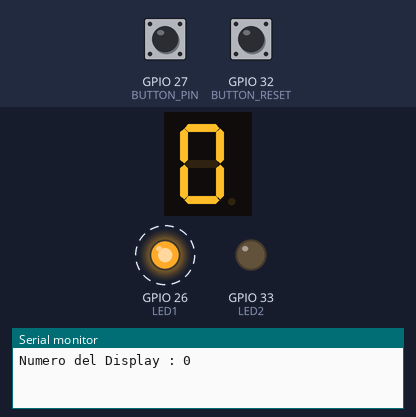
Simulated run of this sketch. Board: ESP32. Parts: 1-digit seven-segment display, output pins drawn as LEDs (lit = HIGH), the last lines printed to the serial monitor. Wiring (inferred from the names in the program): 1-digit 7-segment display, segments lit when HIGH: segments GPIO 2, GPIO 4, GPIO 5, GPIO 18, GPIO 19, GPIO 21, GPIO 22. Dashed ring = blinking. Inputs (shaded band) come from the test bench; at power-on: GPIO 27 (BUTTON_PIN) HIGH, GPIO 32 (BUTTON_RESET) HIGH. The segment pins are drawn as the display they are named for; pins used as bus, display or sensor lines are not drawn.

Above: at 0.87 s.
1.3 s: GPIO 27 (BUTTON_PIN) pulled LOW for 0.15 s
At 1.89 s:
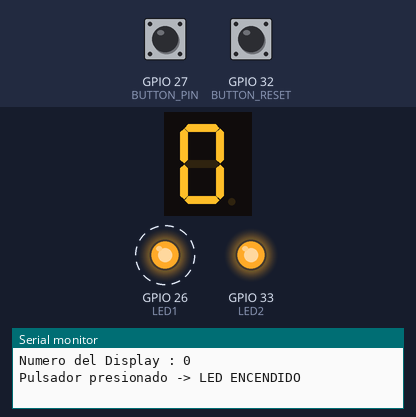
2.0 s: GPIO 32 (BUTTON_RESET) pulled LOW for 0.15 s
At 2.62 s:
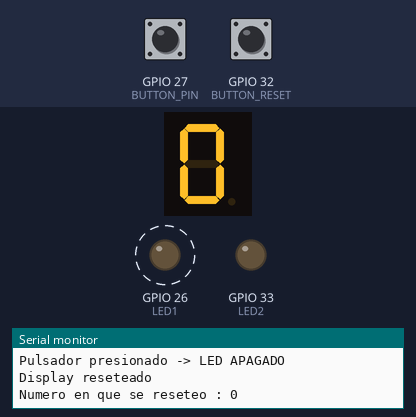
2.7 s: GPIO 27 (BUTTON_PIN) pulled LOW for 1 s
At 4.12 s:
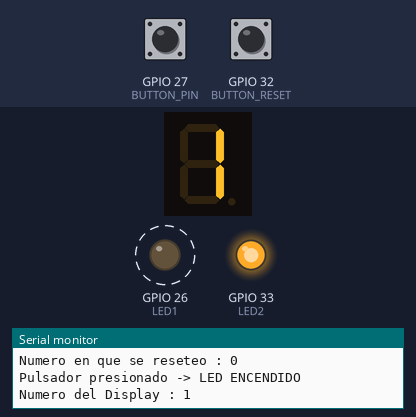
4.3 s: GPIO 32 (BUTTON_RESET) pulled LOW for 1 s
At 4.87 s:
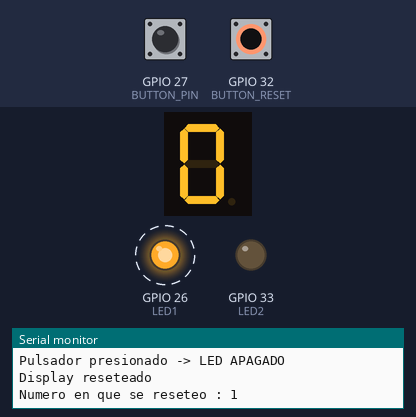
Timing chart, 0 to 6.9 s (numbered marks = the images above; inputs shaded):
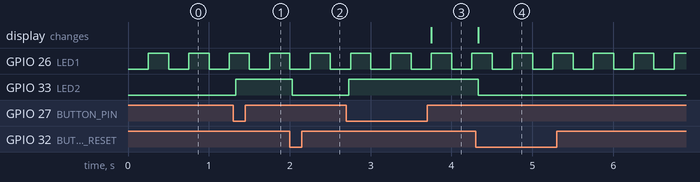

Measured:
- after the input at 1.3 s, GPIO 33 (LED2): LOW → HIGH at once
- after the input at 2.0 s, GPIO 33 (LED2): HIGH → LOW at once
- after the input at 2.7 s, GPIO 33 (LED2): LOW → HIGH at once; the display: changes after 1.1 s (image 3)
- after the input at 4.3 s, GPIO 33 (LED2): HIGH → LOW at once
- by itself, GPIO 26 (LED1): alternates HIGH for 0.25 s and LOW for 0.25 s

The sketch:

sketch_LAB1.ino
```cpp
constexpr uint8_t LED1 = 26;
constexpr uint8_t LED2 = 33;
constexpr uint8_t BUTTON_PIN = 27;
constexpr uint8_t BUTTON_RESET = 32;
int segmentos[] = {2, 4, 5, 18, 19, 21, 22};


const unsigned long debounceDelay = 30; // Tiempo de estabilización en ms
bool Gobalstate = false;


// Tiempo de estabilización en ms
bool buttonPressedEvent = false;
bool reset = false;
bool ConteoDisplay = true;

int contador = 0; // Contador en el Display
int Contadordereseteo = 0;

//        a  b  c  d  e  f  g
byte numeros[10][7] = {
  {1, 1, 1, 1, 1, 1, 0}, // 0
  {0, 1, 1, 0, 0, 0, 0}, // 1
  {1, 1, 0, 1, 1, 0, 1}, // 2
  {1, 1, 1, 1, 0, 0, 1}, // 3
  {0, 1, 1, 0, 0, 1, 1}, // 4
  {1, 0, 1, 1, 0, 1, 1}, // 5
  {1, 0, 1, 1, 1, 1, 1}, // 6
  {1, 1, 1, 0, 0, 0, 0}, // 7
  {1, 1, 1, 1, 1, 1, 1}, // 8
  {1, 1, 1, 1, 0, 1, 1}  // 9
};

void LED_Blinking();
void updateButton();
void reportStateChanges();
void updateCounter();
void updateDisplay();


void setup() {
  Serial.begin(115200);

  pinMode(LED1, OUTPUT);
  pinMode(LED2, OUTPUT);
  pinMode(BUTTON_PIN, INPUT_PULLUP);
  pinMode(BUTTON_RESET, INPUT_PULLUP);

  for (int i = 0; i < 7; i++) {
    pinMode(segmentos[i], OUTPUT);
  }
}

void loop() {
  LED_Blinking();
  updateButton();
  reportStateChanges();
  updateCounter();
  updateDisplay();
}

void LED_Blinking(){
  static unsigned long PreviousTime= 0; // Guarda el último instante en que cambió el LED
  const long Interval = 250;      // Intervalo de parpadeo en milisegundos
  unsigned long Now = millis();

  static bool State_LED = LOW;              // Estado actual del LED


  if (Now - PreviousTime >= Interval){
    PreviousTime = Now;
    State_LED = !State_LED;
    digitalWrite(LED1,State_LED);
  }

}
void updateButton(){
  // Variables de estado y anti-rebote locales (persistentes)
  static bool lastRawReading  = HIGH;      // Última lectura cruda (sin filtrar)
  static bool lastButtonState = HIGH;    // Última lectura estable del pulsador (HIGH = no presionado)
  static unsigned long lastDebounceTime = 0; //último cambio detectado

  const unsigned long now = millis();
  bool rawReading = digitalRead(BUTTON_PIN);

  // Si la lectura cruda cambió, reinicia el temporizador de anti-rebote
  if (rawReading != lastRawReading) {
    lastDebounceTime = now;
    lastRawReading = rawReading; // Guarda el estado actual para la siguiente comparación
  }

  // Si ya pasó el tiempo de estabilización, se considera lectura válida
  if ((now - lastDebounceTime) > debounceDelay) {

    // Solo actuar si el estado estable realmente cambió
    if (rawReading != lastButtonState) {
      lastButtonState = rawReading;

      // Con pull-up: LOW = pulsador presionado
      if (lastButtonState == LOW) {
        Gobalstate =!Gobalstate;
        digitalWrite(LED2, Gobalstate);

        // bandera para evitar llamar la funcion aqui
        buttonPressedEvent = true;
      }
    }
  }
}
void reportStateChanges(){
  if(buttonPressedEvent == true){
  Serial.print("Pulsador presionado -> LED ");
  Serial.println(Gobalstate ? "ENCENDIDO" : "APAGADO");

  if (Gobalstate == LOW && reset == true ){
      Serial.println("Display reseteado");
      Serial.print("Numero en que se reseteo : ");
      Serial.println(Contadordereseteo);
      reset = false;

  }
  buttonPressedEvent = false; // Consumimos el evento para que solo se imprima una vez
  }
  if(ConteoDisplay == true) {
      Serial.print("Numero del Display : ");
      Serial.println(contador);
    ConteoDisplay = false;
  }

}
void updateCounter(){
  static bool lastRawReading  = HIGH;      // Última lectura cruda (sin filtrar)
  static bool lastButton_ResetState = HIGH;
  static unsigned long lastDebounceTime = 0; //último cambio detectado

  const unsigned long now = millis();
  bool rawReading = digitalRead(BUTTON_RESET);

  // Si la lectura cruda cambió, reinicia el temporizador de anti-rebote
  if (rawReading != lastRawReading) {
    lastDebounceTime = now;
    lastRawReading = rawReading; // Guarda el estado actual para la siguiente comparación
  }

  // Si ya pasó el tiempo de estabilización, se considera lectura válida
  if ((now - lastDebounceTime) > debounceDelay) {

    // Solo actuar si el estado estable realmente cambió
    if (rawReading != lastButton_ResetState) {
      lastButton_ResetState = rawReading;

      // Con pull-up: LOW = pulsador presionado
      if (lastButton_ResetState == LOW) {
        Contadordereseteo = contador;
        contador = 0;

        if(Gobalstate == HIGH){
          Gobalstate = LOW;
          digitalWrite(LED2, Gobalstate);
          reset = true;
        }
        else{
          reset = true;
        }
        buttonPressedEvent = true;
      }
    }
  }
}
void updateDisplay(){
  const unsigned long now = millis();
  static unsigned long tiempoAnteriorConteo = 0;
  const unsigned long intervaloConteo = 1000;

  if (Gobalstate){
    if (now - tiempoAnteriorConteo >= intervaloConteo) {
      tiempoAnteriorConteo = now;
      contador++;
      if (contador > 9) {
        contador = 0;
      }
      ConteoDisplay = true;
    }
  } else {
    // sincroniza el tiempo pasado y actual. para evitar saltos buscos
    tiempoAnteriorConteo = now;
  }

      // muestra el numero en el 7segmentos
  for (int i = 0; i < 7; i++) {
    digitalWrite(segmentos[i], numeros[contador][i]);
  }
}
```
